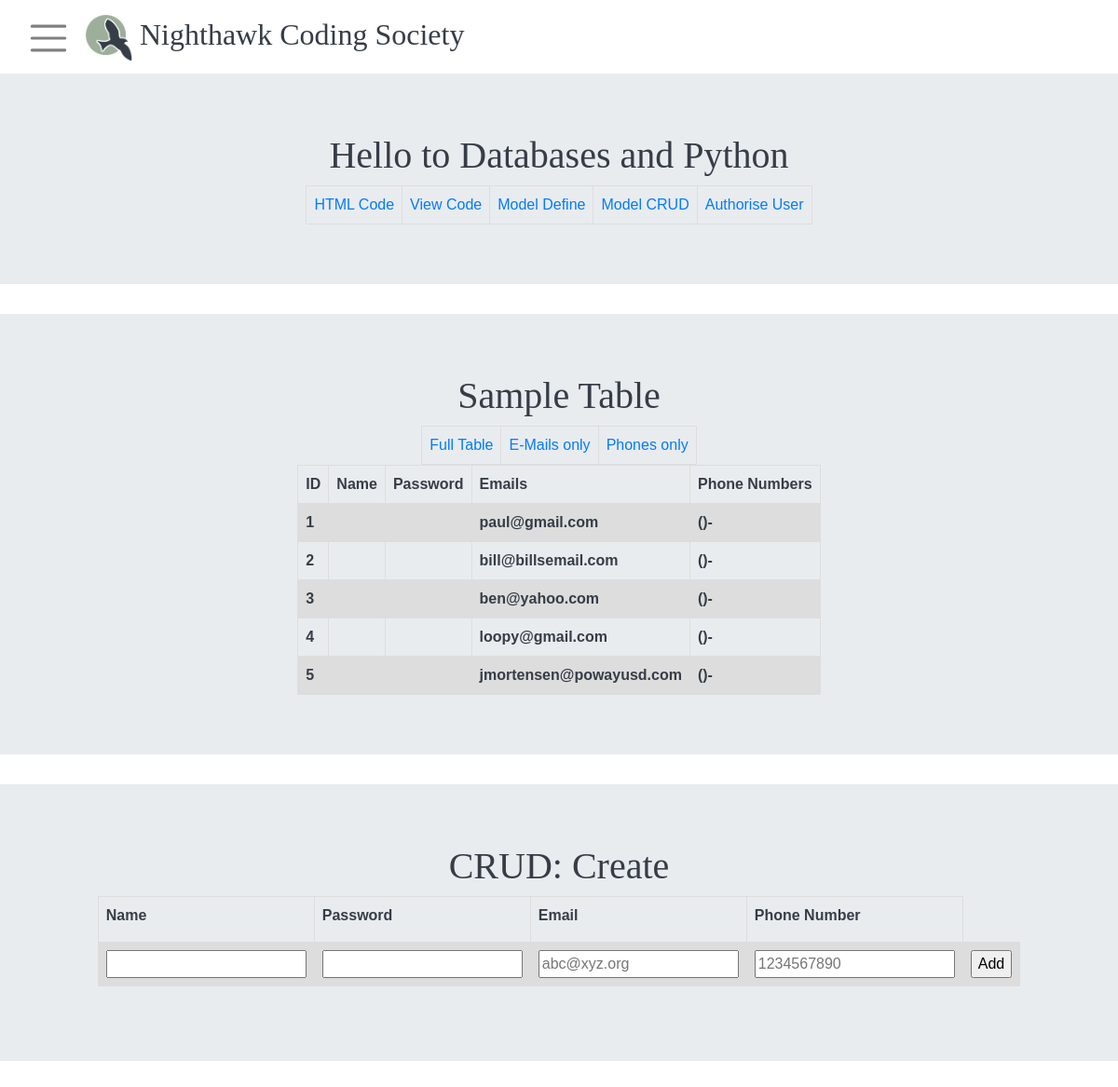
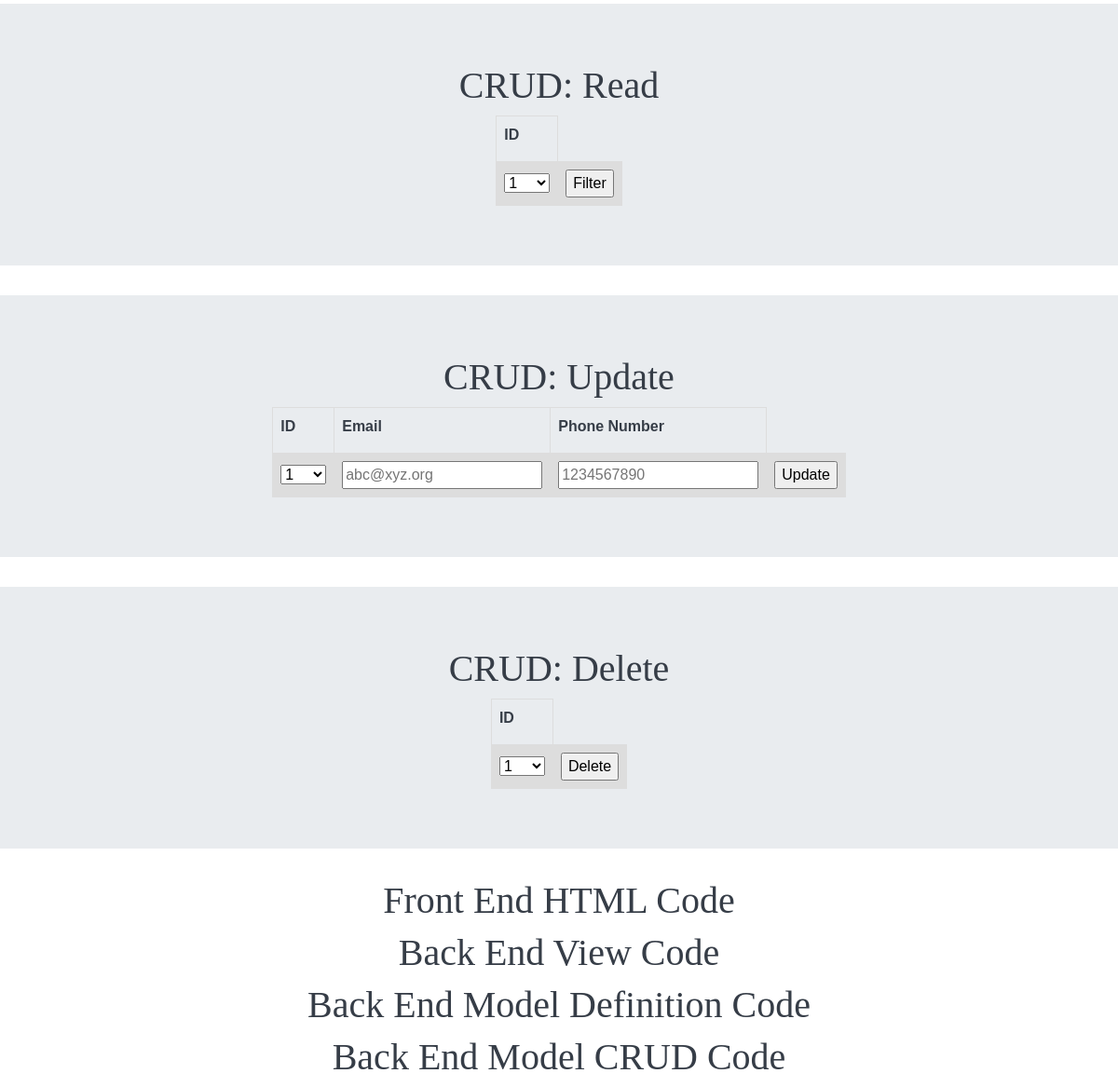
The page /pythondb/emails/ on the database its author committed (2 pictures, top to bottom).
### models/__init__.py (models this page shows)
class Emails(db.Model):
    UserID = db.Column(db.Integer, primary_key=True)
    email_address = db.Column(db.String(255), unique=True, nullable=False)

### views/pythondb/view.py (the view)
@pythondb_bp.route('/emails/')
def emails():
    records = model_query_emails()
    return render_template("pythondb/index.html", table=records, menu=menus)

### models/crud.py (called while the page is built)
def model_query_emails():
    records = []
    emails = Emails.query.all()
    for email in emails:
        user_dict = {'id': email.UserID, 'emails': email.email_address}
        records.append(user_dict)
    return records

### views/pythondb/templates/pythondb/index.html (shortened to what this page needs)
<!DOCTYPE html>
{% extends "homesite/base.html" %}
{% block content %}
    <div class="jumbotron jumbotron-fluid" style="height: 50%; ">
        <div class="row justify-content-center">
            <div class="col-10" style="text-align: center;">
                <h1>Hello to Databases and Python</h1>
                <table id="links">
                    <tr>
                        <td><a href=#FE-HTML>HTML Code</a></td>
                        <td><a href=#BE-VIEW>View Code</a></td>
                        <td><a href=#BE-MODELDEFINE>Model Define</a></td>
                        <td><a href=#BE-MODELCRUD>Model CRUD</a></td>
                        <td><a href={{url_for('.login')}}>Authorise User</a></td>
                    </tr>
                </table>
            </div>
        </div>
    </div>
    <div class="jumbotron jumbotron-fluid" style="height: 50%; ">
        <div class="row justify-content-center">
            <div class="col-10" style="text-align: center;">
                <h1>Sample Table</h1>
            </div>
        </div>
        <div class="row courses-buttons justify-content-center">
            <table id="links">
            <tr>
                <td><a href={{url_for('.databases')}}>Full Table </a></td>
                <td><a href={{url_for('.emails')}}>E-Mails only</a></td>
                <td><a href={{url_for('.phones')}}>Phones only</a></td>
            </tr>
            </table>
        </div>
        <table>
            <tr>
                <th>ID</th>
                <th>Name</th>
                <th>Password</th>
                <th>Emails</th>
                <th>Phone Numbers</th>
            </tr>
            {% for row in table %}
                {% set pn = "" ~ row['phone_numbers'] %}
                {% set pnf = "(" ~ pn[0:3] ~ ")" ~ pn[3:6] ~ "-" ~ pn[6:10] %}
                <tr>
                    <th>{{ row['id'] }}</th>
                    <th>{{ row['name'] }}</th>
                    <th>{{ row['password'] }}</th>
                    <th>{{ row['emails'] }}</th>
                    <th>{{ pnf }}</th>
                </tr>
            {% endfor %}
        </table>
    </div>
    <div class="jumbotron jumbotron-fluid" style="height: 50%; ">
        <div class="row justify-content-center">
            <div class="col-10" style="text-align: center;">
                <h1>CRUD: Create</h1>
            </div>
        </div>
        <div class="row courses-buttons justify-content-center">
            <form method="POST" ID="create" onsubmit ="return verifyPassword()" action={{url_for('.create')}} >
                <table>
                    <tr>
                        <th><label for="username">Name</label></th>
                        <th><label for="password">Password</label></th>
                        <th><label for="email">Email</label></th>
                        <th><label for="phone_number">Phone Number</label></th>
                    </tr>
                    <tr>
                        <th><input type="text" name="username" id="username" required></th>
                        <th><input type="password" name="password" id="password" required></th>
                        <th><input type="email" name="email" id="email" placeholder="abc@xyz.org"></th>
                        <th><input type="tel" name="phone_number" id="phone_number" pattern="[0-9]{10}" placeholder="1234567890"></th>
                        <th><input type="submit" value="Add"></th>
                    </tr>
                </table>
            </form>
        </div>
    </div>
    <div class="jumbotron jumbotron-fluid" style="height: 50%; ">
        <div class="row justify-content-center">
            <div class="col-10" style="text-align: center;">
                <h1>CRUD: Read</h1>
            </div>
        </div>
        <div class="row courses-buttons justify-content-center">
            <form method="POST" ID="read" action={{url_for('.read')}} >
                <table id="links">
                    <tr><th><label for="ID">ID</label></th></tr>
                    <tr><td><select name="ID" id="ID">
                        <optgroup label="userid">
                            {% for row in table %}
                                <option label="{{ row['id'] }}">{{ row['id'] }}</option>
                            {% endfor %}
                        </optgroup>
                    </select></td>
                        <td><input type="submit" value="Filter"></td>
                    </tr>
                </table>
            </form>
        </div>
    </div>
    <div class="jumbotron jumbotron-fluid" style="height: 50%; ">
        <div class="row justify-content-center">
            <div class="col-10" style="text-align: center;">
                <h1>CRUD: Update</h1>
            </div>
        </div>
        <div class="row courses-buttons justify-content-center">
            <form method="POST" ID="update" action={{url_for('.update')}} >
                <table id="links">
                    <tr>
                        <th><label for="ID">ID</label></th>
                        <th><label for="email">Email</label></th>
                        <th><label for="phone_number">Phone Number</label></th>
                    </tr>
                    <tr>
                        <td>
                        <select name="ID" id="ID">
                            <optgroup label="userid">
                                {% for row in table %}
                                    <option label="{{ row['id'] }}">{{ row['id'] }}</option>
                                {% endfor %}
                            </optgroup>
                        </select>
                        </td>
                        <th><input type="email" name="email" id="email" placeholder="abc@xyz.org"></th>
                        <th><input type="tel" name="phone_number" id="phone_number" pattern="[0-9]{10}" placeholder="1234567890"></th>
                        <th><input type="submit" value="Update"></th>
                    </tr>
                </table>
            </form>
        </div>
    </div>
    <div class="jumbotron jumbotron-fluid" style="height: 50%; ">
        <div class="row justify-content-center">
            <div class="col-10" style="text-align: center;">
                <h1>CRUD: Delete</h1>
            </div>
        </div>
        <div class="row courses-buttons justify-content-center">
            <form method="POST" ID="delete" action={{url_for('.delete')}} >
                <table id="links">
                    <tr><th><label for="ID">ID</label></th></tr>
                    <tr><td><select name="ID" id="ID">
                        <optgroup label="userid">
                            {% for row in table %}
                                <option label="{{ row['id'] }}">{{ row['id'] }}</option>
                            {% endfor %}
                        </optgroup>
                    </select>
                    </td><td><input type="submit" value="Delete"></td></tr>
                </table>
            </form>
        </div>
    </div>
    <div align="center" >
        <h1 id="FE-HTML">Front End HTML Code</h1>
    </div>
    <div align="center" >
        <h1 id="BE-VIEW">Back End View Code</h1>
    </div>
    <div align="center" >
        <h1 id="BE-MODELDEFINE">Back End Model Definition Code</h1>
    </div>
    <div align="center" >
        <h1 id="BE-MODELCRUD">Back End Model CRUD Code</h1>
    </div>
{% endblock %}

### templates/homesite/base.html (style rules this page uses)
html { scroll-behavior: smooth; }
:root { --yellow: #f1d483; --green: #9daf9b; --purple: #a59aaf; --lblue: #6084a3; --dblue: #2b425b; --gray: #363d47; }
.row { margin: auto; }
body { animation: fadein 2s; -moz-animation: fadein 2s; -webkit-animation: fadein 2s; -o-animation: fadein 2s; }

### views/pythondb/templates/pythondb/index.html (style rules this page uses)
table { font-family: arial, sans-serif; border-collapse: collapse; margin-left: auto; margin-right: auto; }
td, th { border: 1px solid #dddddd; text-align: left; padding: 8px; }
tr:nth-child(even) { background-color: #dddddd; }

### rows shown on the page
Emails: id "1", emails "paul@gmail.com", pnf "()-"
Emails: id "2", emails "bill@billsemail.com", pnf "()-"
Emails: id "3", emails "ben@yahoo.com", pnf "()-"
Emails: id "4", emails "loopy@gmail.com", pnf "()-"
Emails: id "5", emails "jmortensen@powayusd.com", pnf "()-"

### other values the page prints
form field ID "1"
